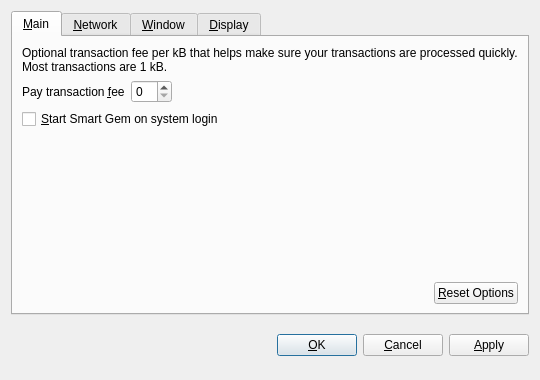
<?xml version="1.0" encoding="UTF-8"?>
<ui version="4.0">
 <class>OptionsDialog</class>
 <widget class="QDialog" name="OptionsDialog">
  <property name="geometry">
   <rect>
    <x>0</x>
    <y>0</y>
    <width>540</width>
    <height>380</height>
   </rect>
  </property>
  <property name="windowTitle">
   <string>Options</string>
  </property>
  <property name="modal">
   <bool>true</bool>
  </property>
  <layout class="QVBoxLayout" name="verticalLayout">
   <item>
    <widget class="QTabWidget" name="tabWidget">
     <property name="tabPosition">
      <enum>QTabWidget::North</enum>
     </property>
     <property name="currentIndex">
      <number>0</number>
     </property>
     <widget class="QWidget" name="tabMain">
      <attribute name="title">
       <string>&amp;Main</string>
      </attribute>
      <layout class="QVBoxLayout" name="verticalLayout_Main">
       <item>
        <widget class="QLabel" name="transactionFeeInfoLabel">
         <property name="text">
          <string>Optional transaction fee per kB that helps make sure your transactions are processed quickly. Most transactions are 1 kB.</string>
         </property>
         <property name="textFormat">
          <enum>Qt::PlainText</enum>
         </property>
         <property name="wordWrap">
          <bool>true</bool>
         </property>
        </widget>
       </item>
       <item>
        <layout class="QHBoxLayout" name="horizontalLayout_1_Main">
         <item>
          <widget class="QLabel" name="transactionFeeLabel">
           <property name="text">
            <string>Pay transaction &amp;fee</string>
           </property>
           <property name="textFormat">
            <enum>Qt::PlainText</enum>
           </property>
           <property name="buddy">
            <cstring>transactionFee</cstring>
           </property>
          </widget>
         </item>
         <item>
          <widget class="BitcoinAmountField" name="transactionFee"/>
         </item>
         <item>
          <spacer name="horizontalSpacer_1_Main">
           <property name="orientation">
            <enum>Qt::Horizontal</enum>
           </property>
           <property name="sizeHint" stdset="0">
            <size>
             <width>40</width>
             <height>20</height>
            </size>
           </property>
          </spacer>
         </item>
        </layout>
       </item>
       <item>
        <widget class="QCheckBox" name="bitcoinAtStartup">
         <property name="toolTip">
          <string>Automatically start Smart Gem after logging in to the system.</string>
         </property>
         <property name="text">
          <string>&amp;Start Smart Gem on system login</string>
         </property>
        </widget>
       </item>
       <item>
        <spacer name="verticalSpacer_Main">
         <property name="orientation">
          <enum>Qt::Vertical</enum>
         </property>
         <property name="sizeHint" stdset="0">
          <size>
           <width>20</width>
           <height>40</height>
          </size>
         </property>
        </spacer>
       </item>
       <item>
        <layout class="QHBoxLayout" name="horizontalLayout_2_Main">
         <item>
          <spacer name="horizontalSpacer_2_Main">
           <property name="orientation">
            <enum>Qt::Horizontal</enum>
           </property>
           <property name="sizeHint" stdset="0">
            <size>
             <width>40</width>
             <height>20</height>
            </size>
           </property>
          </spacer>
         </item>
         <item>
          <widget class="QPushButton" name="resetButton">
           <property name="toolTip">
            <string>Reset all client options to default.</string>
           </property>
           <property name="text">
            <string>&amp;Reset Options</string>
           </property>
           <property name="autoDefault">
            <bool>false</bool>
           </property>
          </widget>
         </item>
        </layout>
       </item>
      </layout>
     </widget>
     <widget class="QWidget" name="tabNetwork">
      <attribute name="title">
       <string>&amp;Network</string>
      </attribute>
      <layout class="QVBoxLayout" name="verticalLayout_Network">
       <item>
        <widget class="QCheckBox" name="mapPortUpnp">
         <property name="toolTip">
          <string>Automatically open the Smart Gem client port on the router. This only works when your router supports UPnP and it is enabled.</string>
         </property>
         <property name="text">
          <string>Map port using &amp;UPnP</string>
         </property>
        </widget>
       </item>
       <item>
        <widget class="QCheckBox" name="connectSocks">
         <property name="toolTip">
          <string>Connect to the Smart Gem network through a SOCKS proxy (e.g. when connecting through Tor).</string>
         </property>
         <property name="text">
          <string>&amp;Connect through SOCKS proxy:</string>
         </property>
        </widget>
       </item>
       <item>
        <layout class="QHBoxLayout" name="horizontalLayout_Network">
         <item>
          <widget class="QLabel" name="proxyIpLabel">
           <property name="text">
            <string>Proxy &amp;IP:</string>
           </property>
           <property name="textFormat">
            <enum>Qt::PlainText</enum>
           </property>
           <property name="buddy">
            <cstring>proxyIp</cstring>
           </property>
          </widget>
         </item>
         <item>
          <widget class="QValidatedLineEdit" name="proxyIp">
           <property name="maximumSize">
            <size>
             <width>140</width>
             <height>16777215</height>
            </size>
           </property>
           <property name="toolTip">
            <string>IP address of the proxy (e.g. 127.0.0.1)</string>
           </property>
          </widget>
         </item>
         <item>
          <widget class="QLabel" name="proxyPortLabel">
           <property name="text">
            <string>&amp;Port:</string>
           </property>
           <property name="textFormat">
            <enum>Qt::PlainText</enum>
           </property>
           <property name="buddy">
            <cstring>proxyPort</cstring>
           </property>
          </widget>
         </item>
         <item>
          <widget class="QLineEdit" name="proxyPort">
           <property name="maximumSize">
            <size>
             <width>55</width>
             <height>16777215</height>
            </size>
           </property>
           <property name="toolTip">
            <string>Port of the proxy (e.g. 9050)</string>
           </property>
          </widget>
         </item>
         <item>
          <widget class="QLabel" name="socksVersionLabel">
           <property name="text">
            <string>SOCKS &amp;Version:</string>
           </property>
           <property name="textFormat">
            <enum>Qt::PlainText</enum>
           </property>
           <property name="buddy">
            <cstring>socksVersion</cstring>
           </property>
          </widget>
         </item>
         <item>
          <widget class="QValueComboBox" name="socksVersion">
           <property name="toolTip">
            <string>SOCKS version of the proxy (e.g. 5)</string>
           </property>
          </widget>
         </item>
         <item>
          <spacer name="horizontalSpacer_Network">
           <property name="orientation">
            <enum>Qt::Horizontal</enum>
           </property>
           <property name="sizeHint" stdset="0">
            <size>
             <width>40</width>
             <height>20</height>
            </size>
           </property>
          </spacer>
         </item>
        </layout>
       </item>
       <item>
        <spacer name="verticalSpacer_Network">
         <property name="orientation">
          <enum>Qt::Vertical</enum>
         </property>
         <property name="sizeHint" stdset="0">
          <size>
           <width>20</width>
           <height>40</height>
          </size>
         </property>
        </spacer>
       </item>
      </layout>
     </widget>
     <widget class="QWidget" name="tabWindow">
      <attribute name="title">
       <string>&amp;Window</string>
      </attribute>
      <layout class="QVBoxLayout" name="verticalLayout_Window">
       <item>
        <widget class="QCheckBox" name="minimizeToTray">
         <property name="toolTip">
          <string>Show only a tray icon after minimizing the window.</string>
         </property>
         <property name="text">
          <string>&amp;Minimize to the tray instead of the taskbar</string>
         </property>
        </widget>
       </item>
       <item>
        <widget class="QCheckBox" name="minimizeOnClose">
         <property name="toolTip">
          <string>Minimize instead of exit the application when the window is closed. When this option is enabled, the application will be closed only after selecting Quit in the menu.</string>
         </property>
         <property name="text">
          <string>M&amp;inimize on close</string>
         </property>
        </widget>
       </item>
       <item>
        <spacer name="verticalSpacer_Window">
         <property name="orientation">
          <enum>Qt::Vertical</enum>
         </property>
         <property name="sizeHint" stdset="0">
          <size>
           <width>20</width>
           <height>40</height>
          </size>
         </property>
        </spacer>
       </item>
      </layout>
     </widget>
     <widget class="QWidget" name="tabDisplay">
      <attribute name="title">
       <string>&amp;Display</string>
      </attribute>
      <layout class="QVBoxLayout" name="verticalLayout_Display">
       <item>
        <layout class="QHBoxLayout" name="horizontalLayout_1_Display">
         <item>
          <widget class="QLabel" name="langLabel">
           <property name="text">
            <string>User Interface &amp;language:</string>
           </property>
           <property name="textFormat">
            <enum>Qt::PlainText</enum>
           </property>
           <property name="buddy">
            <cstring>lang</cstring>
           </property>
          </widget>
         </item>
         <item>
          <widget class="QValueComboBox" name="lang">
           <property name="toolTip">
            <string>The user interface language can be set here. This setting will take effect after restarting Smart Gem.</string>
           </property>
          </widget>
         </item>
        </layout>
       </item>
       <item>
        <layout class="QHBoxLayout" name="horizontalLayout_2_Display">
         <item>
          <widget class="QLabel" name="unitLabel">
           <property name="text">
            <string>&amp;Unit to show amounts in:</string>
           </property>
           <property name="textFormat">
            <enum>Qt::PlainText</enum>
           </property>
           <property name="buddy">
            <cstring>unit</cstring>
           </property>
          </widget>
         </item>
         <item>
          <widget class="QValueComboBox" name="unit">
           <property name="toolTip">
            <string>Choose the default subdivision unit to show in the interface and when sending coins.</string>
           </property>
          </widget>
         </item>
        </layout>
       </item>
       <item>
        <widget class="QCheckBox" name="displayAddresses">
         <property name="toolTip">
          <string>Whether to show Smart Gem addresses in the transaction list or not.</string>
         </property>
         <property name="text">
          <string>&amp;Display addresses in transaction list</string>
         </property>
        </widget>
       </item>
       <item>
        <spacer name="verticalSpacer_Display">
         <property name="orientation">
          <enum>Qt::Vertical</enum>
         </property>
         <property name="sizeHint" stdset="0">
          <size>
           <width>20</width>
           <height>40</height>
          </size>
         </property>
        </spacer>
       </item>
      </layout>
     </widget>
    </widget>
   </item>
   <item>
    <layout class="QHBoxLayout" name="horizontalLayout_Buttons">
     <item>
      <spacer name="horizontalSpacer_1">
       <property name="orientation">
        <enum>Qt::Horizontal</enum>
       </property>
       <property name="sizeHint" stdset="0">
        <size>
         <width>40</width>
         <height>48</height>
        </size>
       </property>
      </spacer>
     </item>
     <item>
      <widget class="QLabel" name="statusLabel">
       <property name="font">
        <font>
         <weight>75</weight>
         <bold>true</bold>
        </font>
       </property>
       <property name="text">
        <string/>
       </property>
       <property name="textFormat">
        <enum>Qt::PlainText</enum>
       </property>
       <property name="wordWrap">
        <bool>true</bool>
       </property>
      </widget>
     </item>
     <item>
      <spacer name="horizontalSpacer_2">
       <property name="orientation">
        <enum>Qt::Horizontal</enum>
       </property>
       <property name="sizeHint" stdset="0">
        <size>
         <width>40</width>
         <height>48</height>
        </size>
       </property>
      </spacer>
     </item>
     <item>
      <widget class="QPushButton" name="okButton">
       <property name="text">
        <string>&amp;OK</string>
       </property>
      </widget>
     </item>
     <item>
      <widget class="QPushButton" name="cancelButton">
       <property name="text">
        <string>&amp;Cancel</string>
       </property>
       <property name="autoDefault">
        <bool>false</bool>
       </property>
      </widget>
     </item>
     <item>
      <widget class="QPushButton" name="applyButton">
       <property name="text">
        <string>&amp;Apply</string>
       </property>
       <property name="autoDefault">
        <bool>false</bool>
       </property>
      </widget>
     </item>
    </layout>
   </item>
  </layout>
 </widget>
 <customwidgets>
  <customwidget>
   <class>BitcoinAmountField</class>
   <extends>QSpinBox</extends>
   <header>bitcoinamountfield.h</header>
  </customwidget>
  <customwidget>
   <class>QValueComboBox</class>
   <extends>QComboBox</extends>
   <header>qvaluecombobox.h</header>
  </customwidget>
  <customwidget>
   <class>QValidatedLineEdit</class>
   <extends>QLineEdit</extends>
   <header>qvalidatedlineedit.h</header>
  </customwidget>
 </customwidgets>
 <resources/>
 <connections/>
</ui>
